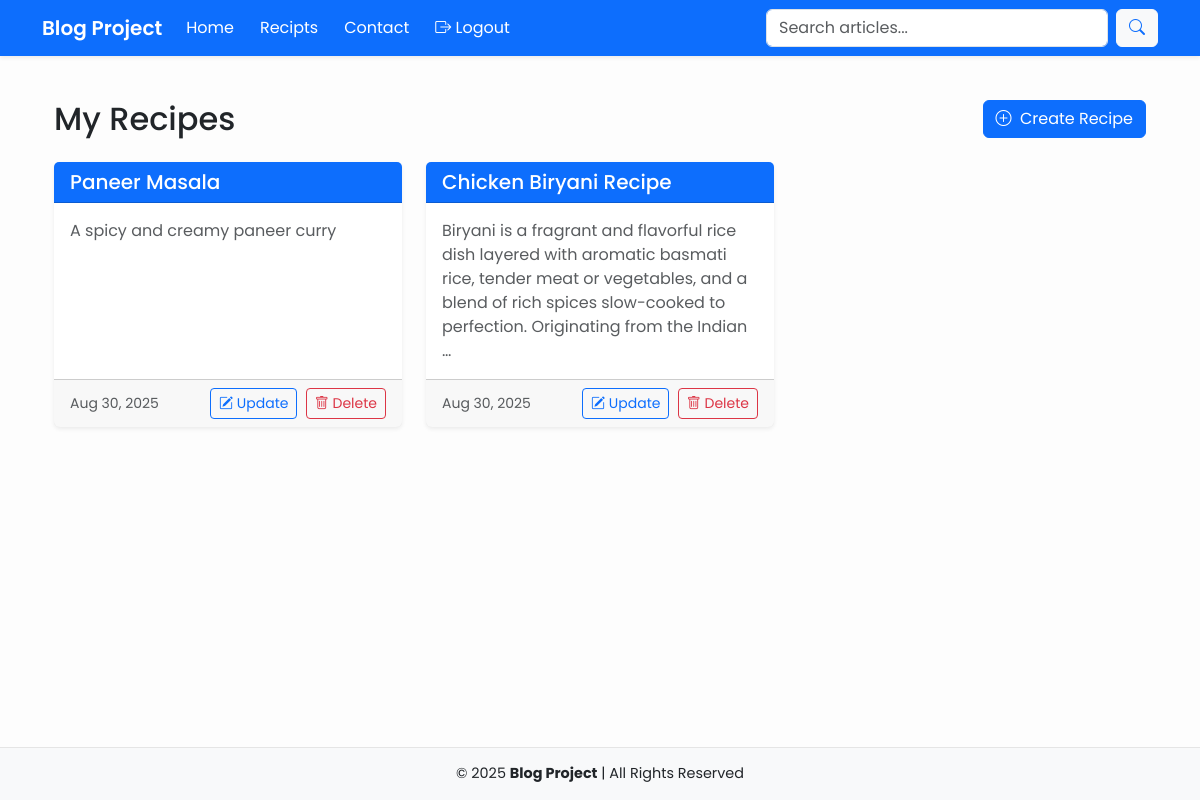
/recipes/ (signed in), run on the app's committed database.
### recipes/models.py (models this page shows, shortened)
class Recipe(models.Model):
    user = models.ForeignKey(
        User,
        on_delete=models.CASCADE,
        related_name="recipes"
    )
    name = models.CharField(max_length=255)
    slug = models.SlugField(max_length=255, blank=True, null=True)
    description = models.TextField(blank=True, null=True)
    directions = models.TextField(help_text="Step-by-step cooking instructions")
    created_at = models.DateTimeField(auto_now_add=True)
    updated_at = models.DateTimeField(auto_now=True)
    active = models.BooleanField(default=True)

### recipes/views.py (the view)
# urls.py: path("", recipe_list_view, name="recipe-list"),
@login_required
def recipe_list_view(request):
    qs = Recipe.objects.filter(user=request.user)
    context = {
        "objects":qs
    }
    return render(request, "recipes/list.html", context)

### recipes/templates/recipes/list.html (shortened to what this page needs)
{% extends "layout/base.html" %} {% block content %}
<div class="container mt-4">
  <div class="d-flex justify-content-between align-items-center mb-4">
    <h2 class="mb-0">My Recipes</h2>
    <a href="{% url 'recipe-create' %}" class="btn btn-primary">
      <i class="bi bi-plus-circle me-1"></i> Create Recipe
    </a>
  </div>
  <div class="row">
    {% for recipe in objects %}
    <div class="col-md-4 mb-4">
      <div class="card shadow-sm border-0 h-100">
        <div class="card-header bg-primary text-white">
          <a
            href="{% url 'recipe-detail' recipe.slug %}"
            class="text-white text-decoration-none"
          >
            <h5 class="mb-0">{{ recipe.name }}</h5>
          </a>
        </div>
        <div class="card-body">
          {% if recipe.description %}
          <p class="card-text text-muted">
            {{ recipe.description|truncatewords:30 }}
          </p>
          {% else %}
          <p class="text-muted fst-italic">No description provided.</p>
          {% endif %}
        </div>
        <div
          class="card-footer d-flex justify-content-between align-items-center"
        >
          <small class="text-muted">
            {{ recipe.created_at|date:"M d, Y" }}
          </small>
          <div>
            <a
              href="{% url 'recipe-update' recipe.id %}"
              class="btn btn-sm btn-outline-primary me-1"
            >
              <i class="bi bi-pencil-square"></i> Update
            </a>
            <a href="{% url 'home' %}" class="btn btn-sm btn-outline-danger">
              <i class="bi bi-trash"></i> Delete
            </a>
          </div>
        </div>
      </div>
    </div>
    {% endfor %}
  </div>
</div>
{% endblock content %}

### templates/layout/base.html (style rules this page uses)
html, body { height: 100%; }
body { font-family: "Poppins", sans-serif; display: flex; flex-direction: column; background-color: #fdfdfd; }

### data on the page
Recipe: name "Paneer Masala", description "A spicy and creamy paneer curry", created_at "Aug 30, 2025"
Recipe: name "Chicken Biryani Recipe", description "Biryani is a fragrant and flavorful rice dish layered with aromatic basmati rice, tender meat or vegetables, and a blend of rich spices slow-cooked to perfection. Originating from the Indian …", created_at "Aug 30, 2025"

### other printed values
{{ year|default:2025 }} "2025"
